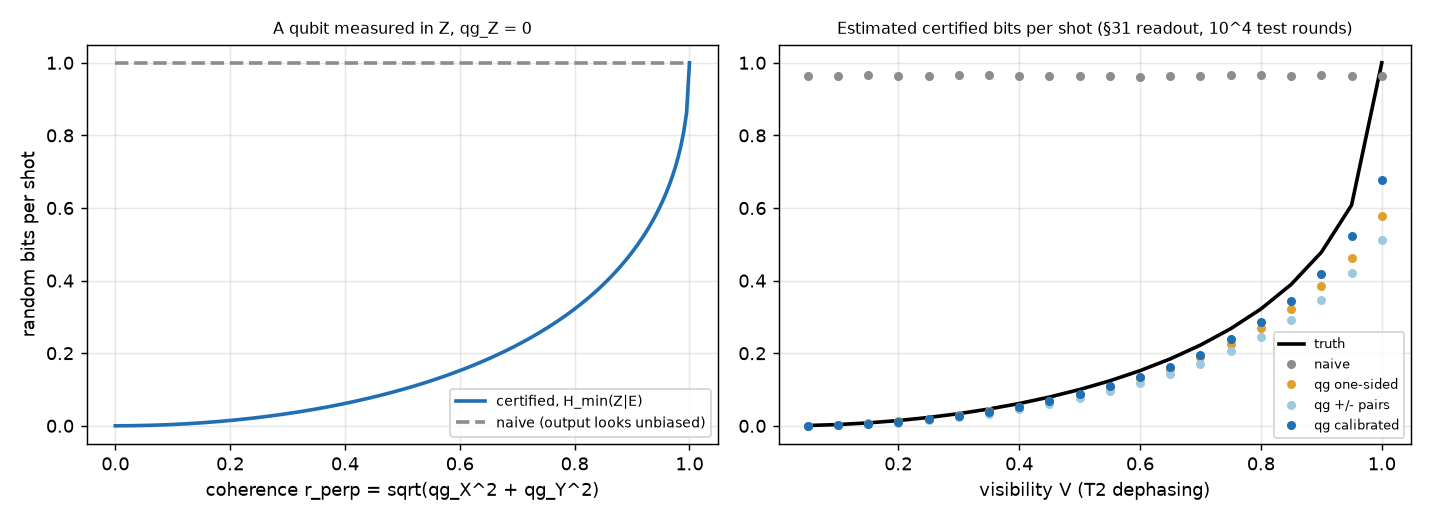

Python code for this plot:
"""
Certified quantum random numbers in qg units: how many of the output bits
are really random?

A qubit QRNG prepares |+> and measures Z. Ideally every bit is uniform
and unpredictable. On a real device three things go wrong:
  * dephasing (T2) during the wait shrinks the coherence;
  * thermal population (§31) makes the start state mixed;
  * the readout flips 0 <-> 1 asymmetrically (e01, e10; §31).
Dephasing and thermal mixing leave the OUTPUT looking unbiased, but the
randomness is then classical noise, which an adversary holding the
environment (the purification) can know.

The certified quantity (trusted measurement, adversary with quantum side
information E) has a one-line qg form. Measuring Z on a qubit with Bloch
vector (qg_X, qg_Y, qg_Z), the adversary's two conditional states are
pure with overlap |rho_01| = r_perp / 2, so by Helstrom

    P_guess(Z | E) = (1 + sqrt(1 - r_perp^2)) / 2,
    H_min(Z | E)   = -log2 P_guess,      r_perp = sqrt(qg_X^2 + qg_Y^2),

independent of qg_Z: only the coherence in the measured basis is private.
(For a pure state r_perp = sqrt(1 - qg_Z^2) and this reduces to the
classical -log2 max(p0, p1).) Readout flips are classical noise that the
adversary may know, so they add no certified randomness.

Estimators of the certified bits per shot (from N test rounds):
  naive          -log2 max(p0_hat, p1_hat) of the output bits (the usual
                 bias-based health estimate; ignores side information)
  qg, one-sided  r_perp from X and Y test rounds with one rotation each
                 (measured qg = a + b qg: the readout offset a can inflate
                 r_perp -- unsafe)
  qg, +/- pairs  each axis measured with both rotations, so the offset
                 cancels: (m_+ - m_-)/2 = b qg (safe, reduced by b)
  qg, calibrated the +/- estimate divided by b from the §31 heralded
                 calibration (safe and tight)
All qg estimates use a 3-sigma lower confidence bound on r_perp.

Findings (10^4 test rounds per setting, 300 repetitions; readout of
§31, e01 = 0.015, e10 = 0.04; certified bits per shot, mean estimate and
fraction of runs ABOVE the truth, i.e. unsafe):

  scenario                  truth  naive        qg +/- pairs  qg calibrated
  ideal |+>                 1.000  0.965 (0)    0.512 (0)     0.681 (0)
  T2: V = 0.8               0.322  0.964 (1.00) 0.245 (0)     0.286 (0)
  T2: V = 0.5               0.100  0.965 (1.00) 0.077 (0)     0.087 (0)
  T2: V = 0.2               0.015  0.965 (1.00) 0.009 (0)     0.010 (0)
  thermal p = 0.05, V = 0.9 0.334  0.965 (1.00) 0.254 (0)     0.297 (0)
  e10 = 0.10, V = 0.95      0.608  0.876 (1.00) 0.341 (0)     0.513 (0)

  * The usual output-bias estimate is unsafe whenever the state is not
    pure: with V = 0.2 it certifies 0.97 bits per shot where only 0.015
    are private. Dephasing and thermal mixing leave the output unbiased.
  * The qg estimate from the X and Y test rounds is safe in every run
    when each axis is measured with both rotations (the readout offset
    a cancels). With a single rotation the offset inflates r_perp and
    the estimate exceeds the truth in 7% of runs at V = 0.2.
  * The §31 calibration of b recovers 10-50% more certified bits
    (0.286 vs 0.245 at V = 0.8; 0.513 vs 0.341 with strong asymmetry).
  * Near a perfect source the certification is shot-hungry: H_min has an
    infinite slope at r_perp = 1 (the qg pole again), so a 3-sigma bound
    gives 0.68, 0.81, 0.89 bits per shot with 10^4, 10^5, 10^6 test
    rounds (truth 1).

Honest scope: device-dependent QRNG (trusted measurement, i.i.d. rounds,
qubit model), not device-independent randomness; the min-entropy formula
is standard (Helstrom discrimination of the adversary's two conditional
states); qg makes it one line in measured quantities.
"""

import math

import numpy as np

READOUT = {"e01": 0.015, "e10": 0.04}


def h_min_certified(r_perp):
    r = min(max(float(r_perp), 0.0), 1.0)
    return -math.log2((1 + math.sqrt(1 - r * r)) / 2)


def h_min_naive(p0):
    return -math.log2(max(p0, 1 - p0))


def device_state(visibility=1.0, p_thermal=0.0, phase=0.0):
    """Bloch vector after Ry(pi/2) on the thermal state and dephasing:
    the thermal qg_eq = 1 - 2p is rotated onto the equator and shrunk by
    the visibility V; phase is a small rotation error about Z."""
    q = 1 - 2 * p_thermal
    r = q * visibility
    return np.array([r * math.cos(phase), r * math.sin(phase), 0.0])


def readout_map(e01=READOUT["e01"], e10=READOUT["e10"]):
    return e10 - e01, 1 - e01 - e10  # measured qg = a + b qg


def output_p0(bloch, **ro):
    a, b = readout_map(**ro)
    return (1 + a + b * bloch[2]) / 2


def _measure(q_true, n, rng, **ro):
    a, b = readout_map(**ro)
    return 2 * rng.binomial(n, (1 + a + b * q_true) / 2) / n - 1


def estimates(bloch, n_test, rng, b_calibrated=None, sigmas=3.0, **ro):
    """Certified-bit estimates from n_test test rounds per setting."""
    a, b = readout_map(**ro)
    n_out = 4 * n_test
    p0_hat = rng.binomial(n_out, output_p0(bloch, **ro)) / n_out
    x1, y1 = _measure(bloch[0], n_test, rng, **ro), _measure(bloch[1], n_test, rng, **ro)
    xp, xm = _measure(bloch[0], n_test // 2, rng, **ro), _measure(-bloch[0], n_test // 2, rng, **ro)
    yp, ym = _measure(bloch[1], n_test // 2, rng, **ro), _measure(-bloch[1], n_test // 2, rng, **ro)
    x_pm, y_pm = (xp - xm) / 2, (yp - ym) / 2
    se = 1 / math.sqrt(n_test)

    def lcb(x, y, scale=1.0):
        r = math.hypot(x, y) / scale
        return max(0.0, r - sigmas * se / scale)

    bc = b if b_calibrated is None else b_calibrated
    return {
        "naive": h_min_naive(p0_hat),
        "qg one-sided": h_min_certified(lcb(x1, y1)),
        "qg +/- pairs": h_min_certified(lcb(x_pm, y_pm)),
        "qg calibrated": h_min_certified(lcb(x_pm, y_pm, bc)),
    }


def truth(bloch):
    return h_min_certified(math.hypot(bloch[0], bloch[1]))


SCENARIOS = [
    ("ideal |+>, ideal readout", dict(visibility=1.0), dict(e01=0.0, e10=0.0)),
    ("ideal |+>, §31 readout", dict(visibility=1.0), {}),
    ("T2: V = 0.8", dict(visibility=0.8), {}),
    ("T2: V = 0.5", dict(visibility=0.5), {}),
    ("T2: V = 0.2", dict(visibility=0.2), {}),
    ("thermal p = 0.05, V = 0.9", dict(visibility=0.9, p_thermal=0.05), {}),
    ("strong readout asymmetry", dict(visibility=0.95), dict(e01=0.01, e10=0.10)),
]
ESTIMATORS = ("naive", "qg one-sided", "qg +/- pairs", "qg calibrated")


def table(n_test=10000, reps=300, seed=0):
    rng = np.random.default_rng(seed)
    out = {}
    for name, dev, ro in SCENARIOS:
        bloch = device_state(**dev)
        rows = [estimates(bloch, n_test, rng, **ro) for _ in range(reps)]
        t = truth(bloch)
        out[name] = {"truth": t}
        for e in ESTIMATORS:
            v = np.array([r[e] for r in rows])
            out[name][e] = (float(v.mean()), float(np.mean(v > t + 1e-12)))  # mean, fraction unsafe
    return out


def make_figure(path):
    import matplotlib

    matplotlib.use("Agg")
    import matplotlib.pyplot as plt

    rng = np.random.default_rng(1)
    vs = np.linspace(0.05, 1.0, 20)
    fig, (ax1, ax2) = plt.subplots(1, 2, figsize=(11, 4))
    rp = np.linspace(0, 1, 200)
    ax1.plot(rp, [h_min_certified(r) for r in rp], color="#1f6fb2", lw=2, label="certified, H_min(Z|E)")
    ax1.plot(rp, [1.0 for _ in rp], color="#8c8c8c", lw=2, ls="--", label="naive (output looks unbiased)")
    ax1.set_xlabel("coherence r_perp = sqrt(qg_X^2 + qg_Y^2)")
    ax1.set_ylabel("random bits per shot")
    ax1.set_title("A qubit measured in Z, qg_Z = 0", fontsize=9)
    ax1.legend(fontsize=8)
    ax1.grid(alpha=0.3)
    style = {"naive": "#8c8c8c", "qg one-sided": "#e0a030", "qg +/- pairs": "#9ecae1", "qg calibrated": "#1f6fb2"}
    res = {e: [] for e in ESTIMATORS}
    for v in vs:
        rows = [estimates(device_state(v), 10000, rng) for _ in range(40)]
        for e in ESTIMATORS:
            res[e].append(np.mean([r[e] for r in rows]))
    ax2.plot(vs, [truth(device_state(v)) for v in vs], "k-", lw=2, label="truth")
    for e in ESTIMATORS:
        ax2.plot(vs, res[e], "o", color=style[e], ms=4, label=e)
    ax2.set_xlabel("visibility V (T2 dephasing)")
    ax2.set_title("Estimated certified bits per shot (§31 readout, 10^4 test rounds)", fontsize=9)
    ax2.legend(fontsize=7)
    ax2.grid(alpha=0.3)
    fig.tight_layout()
    fig.savefig(path, dpi=130)


if __name__ == "__main__":
    import sys

    t = table()
    print("certified random bits per shot: mean estimate (fraction of runs above the truth = unsafe)")
    print(f"{'scenario':30s} {'truth':>6} | " + " | ".join(f"{e:>20s}" for e in ESTIMATORS))
    for name, _, _ in SCENARIOS:
        r = t[name]
        print(f"{name:30s} {r['truth']:6.3f} | " + " | ".join(f"{r[e][0]:12.3f} ({r[e][1]:.2f})" for e in ESTIMATORS))
    print("\nNear-perfect source (V = 1, §31 readout): calibrated estimate vs test rounds")
    rng = np.random.default_rng(2)
    for n in (10**4, 10**5, 10**6):
        v = np.mean([estimates(device_state(1.0), n, rng)["qg calibrated"] for _ in range(100)])
        print(f"  {n:8d} test rounds per setting: {v:.3f} certified bits per shot (truth 1.000)")
    if "--figure" in sys.argv:
        make_figure(__file__.replace(".py", ".png"))
